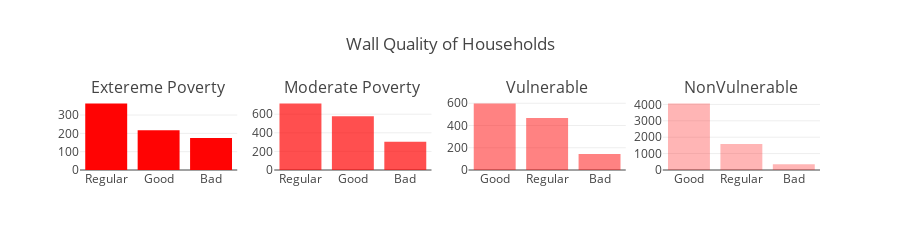
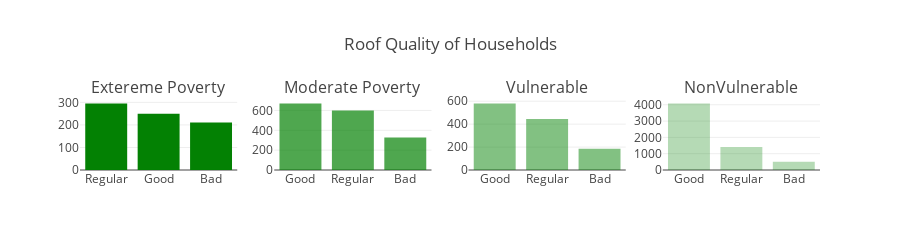
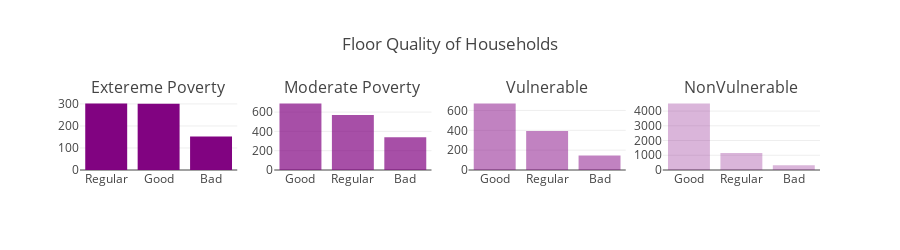

These figures' notebook cell, in order:
### Markdown cell above
### Quality of Walls, Roof, and Floor

### Code cell
def find_prominent2(row,mats):
    for i,c in enumerate(mats):
        if row[c] == 1 and c.endswith('1'):
            return 'Bad'
        elif row[c] == 1 and c.endswith('2'):
            return 'Regular'
        elif row[c] == 1 and c.endswith('3'):
            return 'Good'

badwl = [c for c in train.columns if c.startswith('epared')]
badrf = [c for c in train.columns if c.startswith('etecho')]
badfl = [c for c in train.columns if c.startswith('eviv')]

train['WallQuality'] = train.apply(lambda row:find_prominent2(row,badwl),axis=1)
train['RoofQuality'] = train.apply(lambda row:find_prominent2(row,badrf),axis=1)
train['FloorQuality'] = train.apply(lambda row:find_prominent2(row,badfl),axis=1)

wd1 = train[train['Target'] == 1]['WallQuality'].value_counts()
wd2 = train[train['Target'] == 2]['WallQuality'].value_counts()
wd3 = train[train['Target'] == 3]['WallQuality'].value_counts()
wd4 = train[train['Target'] == 4]['WallQuality'].value_counts()

trace1 = go.Bar(x=wd1.index,y=wd1.values,marker=dict(color='red',opacity=0.99),name='Extereme')
trace2 = go.Bar(x=wd2.index,y=wd2.values,marker=dict(color='red',opacity=0.69),name='Moderate')
trace3 = go.Bar(x=wd3.index,y=wd3.values,marker=dict(color='red',opacity=0.49),name='Vulnerable')
trace4 = go.Bar(x=wd4.index,y=wd4.values,marker=dict(color='red',opacity=0.29),name='NonVulnerable')

wd1 = train[train['Target'] == 1]['RoofQuality'].value_counts()
wd2 = train[train['Target'] == 2]['RoofQuality'].value_counts()
wd3 = train[train['Target'] == 3]['RoofQuality'].value_counts()
wd4 = train[train['Target'] == 4]['RoofQuality'].value_counts()

trace5 = go.Bar(x=wd1.index,y=wd1.values,marker=dict(color='green',opacity=0.99),name='Extereme')
trace6 = go.Bar(x=wd2.index,y=wd2.values,marker=dict(color='green',opacity=0.69),name='Moderate')
trace7 = go.Bar(x=wd3.index,y=wd3.values,marker=dict(color='green',opacity=0.49),name='Vulnerable')
trace8 = go.Bar(x=wd4.index,y=wd4.values,marker=dict(color='green',opacity=0.29),name='NonVulnerable')

wd1 = train[train['Target'] == 1]['FloorQuality'].value_counts()
wd2 = train[train['Target'] == 2]['FloorQuality'].value_counts()
wd3 = train[train['Target'] == 3]['FloorQuality'].value_counts()
wd4 = train[train['Target'] == 4]['FloorQuality'].value_counts()

trace9 = go.Bar(x=wd1.index,y=wd1.values,marker=dict(color='purple',opacity=0.99),name='Extereme')
trace10 = go.Bar(x=wd2.index,y=wd2.values,marker=dict(color='purple',opacity=0.69),name='Moderate')
trace11 = go.Bar(x=wd3.index,y=wd3.values,marker=dict(color='purple',opacity=0.49),name='Vulnerable')
trace12 = go.Bar(x=wd4.index,y=wd4.values,marker=dict(color='purple',opacity=0.29),name='NonVulnerable')

fig = tools.make_subplots(rows=1,cols=4,print_grid=False,
                          subplot_titles=['Extereme Poverty','Moderate Poverty','Vulnerable','NonVulnerable'])
fig.append_trace(trace1,1,1)
fig.append_trace(trace2,1,2)
fig.append_trace(trace3,1,3)
fig.append_trace(trace4,1,4)
fig['layout'].update(height=250,showlegend=False,title='Wall Quality of Households')
iplot(fig)

fig = tools.make_subplots(rows=1,cols=4,print_grid=False,
                          subplot_titles=['Extereme Poverty','Moderate Poverty','Vulnerable','NonVulnerable'])
fig.append_trace(trace5,1,1)
fig.append_trace(trace6,1,2)
fig.append_trace(trace7,1,3)
fig.append_trace(trace8,1,4)
fig['layout'].update(height=250,showlegend=False,title='Roof Quality of Households')
iplot(fig)

fig = tools.make_subplots(rows=1,cols=4,print_grid=False,
                          subplot_titles=['Extereme Poverty','Moderate Poverty','Vulnerable','NonVulnerable'])
fig.append_trace(trace9,1,1)
fig.append_trace(trace10,1,2)
fig.append_trace(trace11,1,3)
fig.append_trace(trace12,1,4)
fig['layout'].update(height=250,showlegend=False,title='Floor Quality of Households')
iplot(fig)

### Figure 1 — Plotly figure (JSON) as saved in the notebook; plotly's stock layout.template omitted (floating-point values rounded to 4 significant figures)
{"data": [{"marker": {"color": "red", "opacity": 0.99}, "name": "Extereme", "type": "bar", "uid": "1a857c73-0fe3-4995-a6a1-b582aabeaf22", "x": ["Regular", "Good", "Bad"], "xaxis": "x", "y": [363, 217, 175], "yaxis": "y"}, {"marker": {"color": "red", "opacity": 0.69}, "name": "Moderate", "type": "bar", "uid": "59d8eedc-a6a1-452f-ae0f-f40d455a20bb", "x": ["Regular", "Good", "Bad"], "xaxis": "x2", "y": [715, 578, 304], "yaxis": "y2"}, {"marker": {"color": "red", "opacity": 0.49}, "name": "Vulnerable", "type": "bar", "uid": "69ce9ed1-76f7-44fa-b5e4-9fd9f68c4ec2", "x": ["Good", "Regular", "Bad"], "xaxis": "x3", "y": [598, 467, 144], "yaxis": "y3"}, {"marker": {"color": "red", "opacity": 0.29}, "name": "NonVulnerable", "type": "bar", "uid": "d184093f-942d-4521-91ed-05ce4d25148e", "x": ["Good", "Regular", "Bad"], "xaxis": "x4", "y": [4056, 1584, 356], "yaxis": "y4"}], "layout": {"annotations": [{"font": {"size": 16}, "showarrow": false, "text": "Extereme Poverty", "x": 0.1062, "xanchor": "center", "xref": "paper", "y": 1, "yanchor": "bottom", "yref": "paper"}, {"font": {"size": 16}, "showarrow": false, "text": "Moderate Poverty", "x": 0.3688, "xanchor": "center", "xref": "paper", "y": 1, "yanchor": "bottom", "yref": "paper"}, {"font": {"size": 16}, "showarrow": false, "text": "Vulnerable", "x": 0.6313, "xanchor": "center", "xref": "paper", "y": 1, "yanchor": "bottom", "yref": "paper"}, {"font": {"size": 16}, "showarrow": false, "text": "NonVulnerable", "x": 0.8938, "xanchor": "center", "xref": "paper", "y": 1, "yanchor": "bottom", "yref": "paper"}], "height": 250, "showlegend": false, "title": "Wall Quality of Households", "xaxis": {"anchor": "y", "domain": [0, 0.2125]}, "xaxis2": {"anchor": "y2", "domain": [0.2625, 0.475]}, "xaxis3": {"anchor": "y3", "domain": [0.525, 0.7375]}, "xaxis4": {"anchor": "y4", "domain": [0.7875, 1]}, "yaxis": {"anchor": "x", "domain": [0, 1]}, "yaxis2": {"anchor": "x2", "domain": [0, 1]}, "yaxis3": {"anchor": "x3", "domain": [0, 1]}, "yaxis4": {"anchor": "x4", "domain": [0, 1]}}}

### Figure 2 — Plotly figure (JSON) as saved in the notebook; plotly's stock layout.template omitted (floating-point values rounded to 4 significant figures)
{"data": [{"marker": {"color": "green", "opacity": 0.99}, "name": "Extereme", "type": "bar", "uid": "9a023f1e-51bf-4df0-a1c4-022ed91afe09", "x": ["Regular", "Good", "Bad"], "xaxis": "x", "y": [295, 249, 211], "yaxis": "y"}, {"marker": {"color": "green", "opacity": 0.69}, "name": "Moderate", "type": "bar", "uid": "be1c188c-e22b-4803-a308-50e511d6fdfd", "x": ["Good", "Regular", "Bad"], "xaxis": "x2", "y": [670, 600, 327], "yaxis": "y2"}, {"marker": {"color": "green", "opacity": 0.49}, "name": "Vulnerable", "type": "bar", "uid": "b8b32eb3-6534-4914-95e0-ba9be4dd9176", "x": ["Good", "Regular", "Bad"], "xaxis": "x3", "y": [580, 444, 185], "yaxis": "y3"}, {"marker": {"color": "green", "opacity": 0.29}, "name": "NonVulnerable", "type": "bar", "uid": "383c23a1-e580-46ef-bc3a-ee62529f2eda", "x": ["Good", "Regular", "Bad"], "xaxis": "x4", "y": [4078, 1414, 504], "yaxis": "y4"}], "layout": {"annotations": [{"font": {"size": 16}, "showarrow": false, "text": "Extereme Poverty", "x": 0.1062, "xanchor": "center", "xref": "paper", "y": 1, "yanchor": "bottom", "yref": "paper"}, {"font": {"size": 16}, "showarrow": false, "text": "Moderate Poverty", "x": 0.3688, "xanchor": "center", "xref": "paper", "y": 1, "yanchor": "bottom", "yref": "paper"}, {"font": {"size": 16}, "showarrow": false, "text": "Vulnerable", "x": 0.6313, "xanchor": "center", "xref": "paper", "y": 1, "yanchor": "bottom", "yref": "paper"}, {"font": {"size": 16}, "showarrow": false, "text": "NonVulnerable", "x": 0.8938, "xanchor": "center", "xref": "paper", "y": 1, "yanchor": "bottom", "yref": "paper"}], "height": 250, "showlegend": false, "title": "Roof Quality of Households", "xaxis": {"anchor": "y", "domain": [0, 0.2125]}, "xaxis2": {"anchor": "y2", "domain": [0.2625, 0.475]}, "xaxis3": {"anchor": "y3", "domain": [0.525, 0.7375]}, "xaxis4": {"anchor": "y4", "domain": [0.7875, 1]}, "yaxis": {"anchor": "x", "domain": [0, 1]}, "yaxis2": {"anchor": "x2", "domain": [0, 1]}, "yaxis3": {"anchor": "x3", "domain": [0, 1]}, "yaxis4": {"anchor": "x4", "domain": [0, 1]}}}

### Figure 3 — Plotly figure (JSON) as saved in the notebook; plotly's stock layout.template omitted (floating-point values rounded to 4 significant figures)
{"data": [{"marker": {"color": "purple", "opacity": 0.99}, "name": "Extereme", "type": "bar", "uid": "bf77b45b-7d64-45cb-83cd-d85720868503", "x": ["Regular", "Good", "Bad"], "xaxis": "x", "y": [302, 301, 152], "yaxis": "y"}, {"marker": {"color": "purple", "opacity": 0.69}, "name": "Moderate", "type": "bar", "uid": "a6f9ff92-8331-477b-b214-7ddebaac63d5", "x": ["Good", "Regular", "Bad"], "xaxis": "x2", "y": [689, 569, 339], "yaxis": "y2"}, {"marker": {"color": "purple", "opacity": 0.49}, "name": "Vulnerable", "type": "bar", "uid": "2055fd25-b2e9-4100-ae33-2a062c6ac402", "x": ["Good", "Regular", "Bad"], "xaxis": "x3", "y": [670, 394, 145], "yaxis": "y3"}, {"marker": {"color": "purple", "opacity": 0.29}, "name": "NonVulnerable", "type": "bar", "uid": "5a2961d7-c2ba-4fde-bf6a-bd7bbe5824c8", "x": ["Good", "Regular", "Bad"], "xaxis": "x4", "y": [4515, 1151, 330], "yaxis": "y4"}], "layout": {"annotations": [{"font": {"size": 16}, "showarrow": false, "text": "Extereme Poverty", "x": 0.1062, "xanchor": "center", "xref": "paper", "y": 1, "yanchor": "bottom", "yref": "paper"}, {"font": {"size": 16}, "showarrow": false, "text": "Moderate Poverty", "x": 0.3688, "xanchor": "center", "xref": "paper", "y": 1, "yanchor": "bottom", "yref": "paper"}, {"font": {"size": 16}, "showarrow": false, "text": "Vulnerable", "x": 0.6313, "xanchor": "center", "xref": "paper", "y": 1, "yanchor": "bottom", "yref": "paper"}, {"font": {"size": 16}, "showarrow": false, "text": "NonVulnerable", "x": 0.8938, "xanchor": "center", "xref": "paper", "y": 1, "yanchor": "bottom", "yref": "paper"}], "height": 250, "showlegend": false, "title": "Floor Quality of Households", "xaxis": {"anchor": "y", "domain": [0, 0.2125]}, "xaxis2": {"anchor": "y2", "domain": [0.2625, 0.475]}, "xaxis3": {"anchor": "y3", "domain": [0.525, 0.7375]}, "xaxis4": {"anchor": "y4", "domain": [0.7875, 1]}, "yaxis": {"anchor": "x", "domain": [0, 1]}, "yaxis2": {"anchor": "x2", "domain": [0, 1]}, "yaxis3": {"anchor": "x3", "domain": [0, 1]}, "yaxis4": {"anchor": "x4", "domain": [0, 1]}}}
